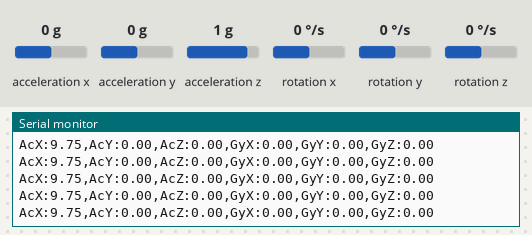
Recording of a sketch running on a simulated ESP8266 (NodeMCU). On the bench: the last lines printed to the serial monitor. Wiring (inferred from the names in the program): MPU-6050 motion sensor at I2C address 0x68. The inputs (shaded band) are chosen by the test bench; at power-on: acceleration x 0 g, acceleration y 0 g, acceleration z 1 g, rotation x 0 °/s, rotation y 0 °/s, rotation z 0 °/s.

Above: at 4.2 s.
4.3 s: acceleration x set to -1.4 g
At 5.4 s:
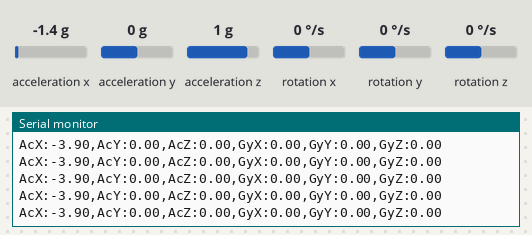
5.8 s: acceleration y set to -1.4 g
At 6.6 s:
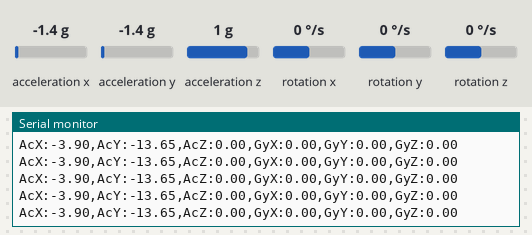
7.3 s: acceleration z set to -1.4 g
At 8.3 s:
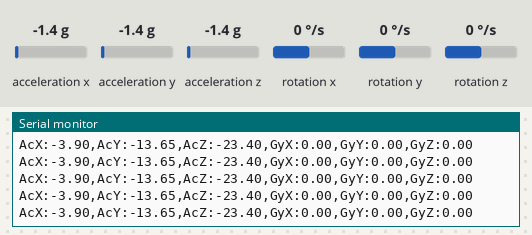
8.8 s: rotation x set to -192 °/s
At 9.9 s:
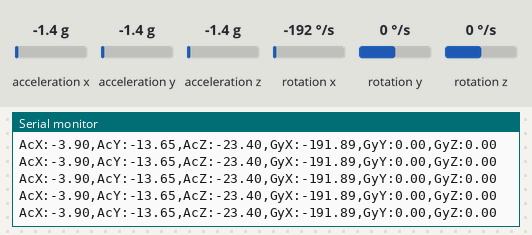
10.3 s: rotation y set to -192 °/s
At 11.0 s:
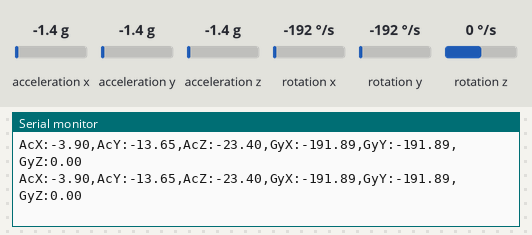

Measured:
- after the input at 4.3 s, the serial monitor: prints a new line at once (image 1)
- after the input at 5.8 s, the serial monitor: prints a new line at once (image 2)
- after the input at 7.3 s, the serial monitor: prints a new line at once (image 3)
- after the input at 8.8 s, the serial monitor: prints a new line at once (image 4)
- after the input at 10.3 s, the serial monitor: prints a new line at once (image 5)

The sketch:

01-conexao-basica-calibrada-com-media.ino
```cpp
#include <ESP8266WiFi.h>
#include <ESP8266WiFiMulti.h>
#include <Wire.h>

#include "mpu-pibiti.h"

#define sda D6
#define scl D5

/**Constantes**/
/***Configuração do sensor***/
const uint8_t MPU_ADDR = 0x68;
const uint8_t WHO_AM_I = 0x75;
const uint8_t PWR_MGMT_1 = 0x6B;
const uint8_t GYRO_CONFIG = 0x1B;  //REGISTRADOR RESPONSAVEL POR CONFIGURAR A ESCALA DO GIROSCOPIO
const uint8_t ACCEL_CONFIG = 0x1C; //REGISTRADOR RESPONSAVEL POR CONFIGURAR A ESCALA DO ACELEROMETRO
const uint8_t ACCEL_XOUT = 0x3B;
const uint8_t GYRO_SCALE = 0b00001000; //-> ver documentação para saber a escala de conversao do sensor
const uint8_t ACCEL_SCALE = 0b00001000;

/***Constantes físicas***/
const float gravity = 9.7803;       //--> Aceleração gravitacional estimada em Fortaleza
const float halfRange = 32768;      //--> Metade do range de 16 bits

/**Variaveis**/
/***Buffers***/

int16_t zeros[6];                   //--> Guarda a media dos dados da calibração. Utilizados como zero.

int16_t buff [6];                   //--> Guarda os ultimos dados dos sensores acc e gyr no tipo raw (puro).
float   buff_[6];                   //--> Guarda os ultimos dados dos sensores acc e gyr em unidade do SI (m/s^2 e grau/s).
int16_t buff_temp;                  //--> Guarda os ultimos dados do sensor tmp no tipo raw (puro).
float   buff_temp_;                 //--> Guarda os ultimos dados do sensor tmp em unidade do SI (ºC).

int16_t gravityConst;               //--> Especifica quanto equivale a variavel 'gravity' no tipo raw (varia de acordo com o range do acelerometro escolhido); pode ser substituído por uma simples formula, mas eu preferi assim

bool    rawFlag = 1;                //--> Especifica se os dados serao mostrado no tipo RAW ou SI. 1 para SI; 0 para RAW

float   range_a, range_g;           //--> Guarda o range dos sensores acc e gyr, respectivamente


/**Objetos**/

ESP8266WiFiMulti wifiMulti;
sensor mpu;

/**Rotinas**/

void setup() {
  Serial.begin(500000);
  Wire.begin(sda, scl);

  delay(3000);

  mpu.wakeup();
  mpu.setRange();
  mpu.calibrate();
}

void loop() {

  mpu.read(0);
  mpu.print();

  delay(10);
}


/*
  void wifiStart() {
  wifiMulti.addAP("FLAVIO_02", "8861854611");

  WiFi.mode(WIFI_STA);

  while (wifiMulti.run() != WL_CONNECTED)
  {
    delay(100);
    Serial.print(".");
  }

  Serial.println("\n\nCONNECTED TO " + WiFi.SSID());
  Serial.print("IP ADDRESS: ");
  Serial.println(WiFi.localIP());
  }
*/
```

mpu-pibiti.h
```cpp
#ifndef PIBITI_H
#define PIBITI_H

class sensor {
  public:
    void wakeup();
    void write(int reg, int val);
    void read(int flag);
    void setRange();
    void convert();
    void calibrate();
    void print();
};

#endif
```

mpu-pibiti.ino
```cpp
#include <Wire.h>
#include "mpu-pibiti.h"

float mapfloat(long x, long in_min, long in_max, long out_min, long out_max)
{
  return (float)(x - in_min) * (out_max - out_min) / (float)(in_max - in_min) + out_min;
}

void sensor::wakeup() {
  write(PWR_MGMT_1, 0);             //ACORDA O SENSOR
  write(GYRO_CONFIG, GYRO_SCALE);   //CONFIGURA A ESCALA DO GIROSCÓPIO - +-250 °/s -->
  write(ACCEL_CONFIG, ACCEL_SCALE); //CONFIGURA A ESCALA DO ACELERÔMETRO - +-4G
}


void sensor::write(int reg, int val) {
  Wire.beginTransmission(MPU_ADDR); // inicia comunicação com endereço do MPU6050
  Wire.write(reg);                  // envia o registro com o qual se deseja trabalhar
  Wire.write(val);                  // escreve o valor no registro
  Wire.endTransmission();           // termina a transmissão
}
void sensor::read(int calibFlag) {
  Wire.beginTransmission(MPU_ADDR);
  Wire.write(ACCEL_XOUT);
  Wire.endTransmission(false);
  Wire.requestFrom(MPU_ADDR, (uint8_t)14);

  for (int i = 0; i < 3; i++)
    buff[i]   = Wire.read() << 8 | Wire.read();

  buff_temp   = Wire.read() << 8 | Wire.read();

  for (int i = 3; i < 6; i++)
    buff[i]   = Wire.read() << 8 | Wire.read();

  if (calibFlag != 1) {
    for (int axis = 0; axis < 6; axis++)
      buff[axis] -= zeros[axis];
  }
}

void sensor::setRange() {

  switch (GYRO_SCALE) {
    case 0b00000000://padrao
      range_g = 250;
      break;
    case 0b00001000:
      range_g = 2 * 250;
      break;
    case 0b00010000:
      range_g = 4 * 250;
      break;
    case 0b00011000:
      range_g = 8 * 250;
      break;
  }

  switch (ACCEL_SCALE) {
    case 0b00000000:
      range_a = 2 * gravity;
      gravityConst = halfRange / 2;
      break;
    case 0b00001000://padrao
      range_a = 4 * gravity;
      gravityConst = 8192;//halfRange / 4;
      break;
    case 0b00010000:
      range_a = 8 * gravity;
      gravityConst = halfRange / 8;
      break;
    case 0b00011000:
      range_a = 16 * gravity;
      gravityConst = halfRange / 16;
      break;
  }
  Serial.println(gravityConst);
}

void sensor::convert() {

  for (int axis = 0; axis < 3; axis++)
    buff_[axis] = mapfloat(buff[axis], -halfRange, halfRange, -range_a, range_a);
  for (int axis = 3; axis < 6; axis ++)
    buff_[axis] = mapfloat(buff[axis], -halfRange, halfRange, -range_g, range_g);

  //buff_[0] += gravity;

  buff_temp_ = (float)buff_temp / 340.00 + 36.53;
}

void sensor::calibrate() {

  for (int calibIteration = 0; calibIteration < 10; calibIteration ++) {
    read(1);
    for (int axis = 0; axis < 6; axis++)
      zeros[axis] += buff[axis] / 10;
  }
  zeros[0] -= gravityConst;
}

void sensor::print() {
  String names[7] = {"AcX:", ",AcY:", ",AcZ:", ",GyX:", ",GyY:", ",GyZ:", ",Tmp:"};

  for (int axis = 0; axis < 6; axis++) {
    Serial.print(names[axis]);

    switch (rawFlag) { //essa flag informa se vai ser printado o valor bruto ou convertido
      case 0://printa o valor bruto
        Serial.print(buff[axis]);
        break;
      case 1://printa o valor convertido
      sensor::convert();
        Serial.print(buff_[axis]);
        break;
    }

  }
  /*
    Serial.print(names[6]);
    if (rawFlag)
    Serial.print(buff_temp_);
    else
    Serial.print(buff_temp);
  */

  Serial.println();
}
```
